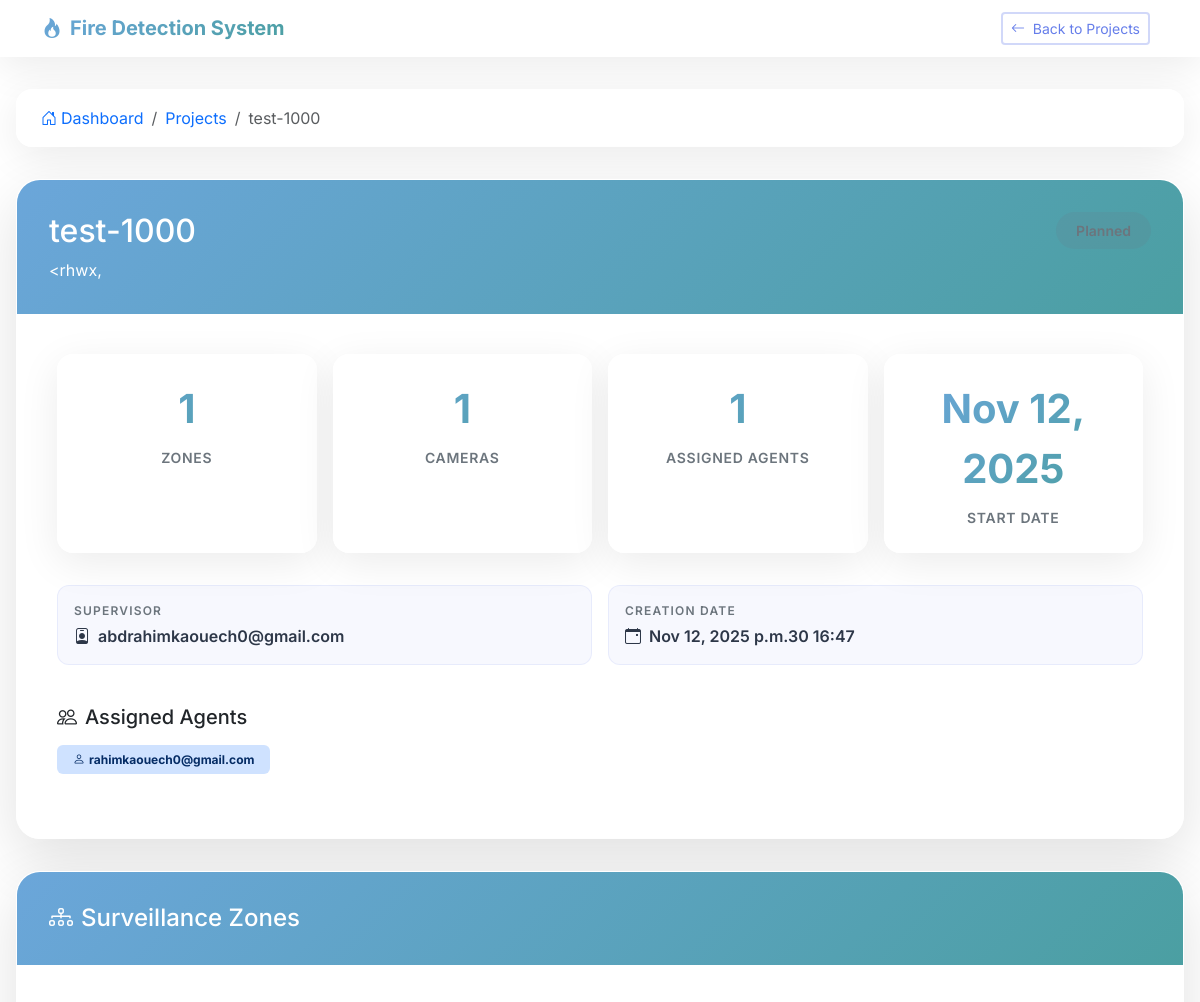
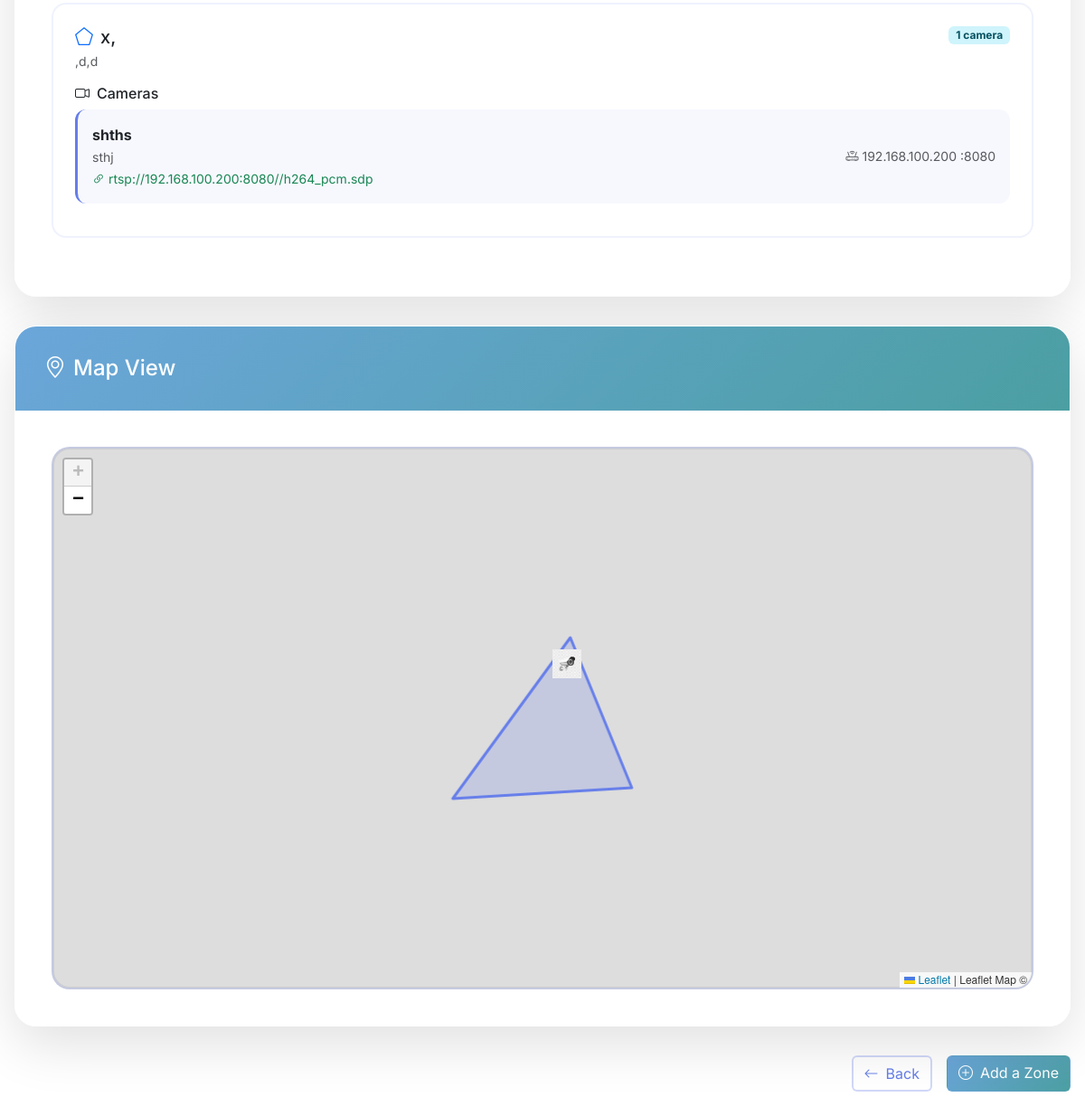
Page /projects/12/ (signed in) on the committed database (2 pictures, top to bottom).
### projects/models.py (models this page shows, shortened)
class Project(models.Model):
    STATUS_CHOICES = [
        ('planned', 'Planned'),
        ('in_progress', 'In Progress'),
        ('completed', 'Completed'),
        ('cancelled', 'Cancelled'),
    ]
    name = models.CharField(max_length=200)
    description = models.TextField(blank=True)
    start_date = models.DateField()  # ← CE CHAMP DOIT EXISTER
    created_at = models.DateTimeField(auto_now_add=True)
    status = models.CharField(max_length=20, choices=STATUS_CHOICES, default='planned')
    supervisor = models.ForeignKey(
        CustomUser,
        on_delete=models.CASCADE,
        limit_choices_to={'user_type': CustomUser.USER_TYPE_SUPERVISOR},
        related_name='supervised_projects'
    )
    assigned_agents = models.ManyToManyField(
        AgentProfile,
        related_name='assigned_projects',
        blank=True
    )
    class Meta:
        ordering = ['-created_at']
        verbose_name = "Project"
        verbose_name_plural = "Projects"

class Zone(models.Model):
    Zone_ID = models.AutoField(primary_key=True)
    name_zone = models.CharField(max_length=100)
    coords_polys = models.JSONField(null=True, blank=True)
    description_zone = models.TextField(null=True, blank=True)
    name_project = models.ForeignKey(Project, on_delete=models.CASCADE, related_name='zones')

class Cam(models.Model):
    cam_ID = models.AutoField(primary_key=True)
    name_cam = models.CharField(max_length=100)
    coords_cam = models.JSONField(null=True, blank=True)
    adresse_cam = models.GenericIPAddressField(null=True, blank=True)
    num_port = models.PositiveIntegerField(null=True,blank=True,
    validators=[MinValueValidator(1), MaxValueValidator(65535)])
    rest_de_path = models.CharField(max_length=200, null=True, blank=True)
    description_cam = models.TextField(null=True, blank=True)
    custom_url = models.TextField(null=True, blank=True)
    is_full_rtsp_url = models.BooleanField(default=False)
    name_zone = models.ForeignKey(Zone, on_delete=models.CASCADE, related_name='cameras')
    @property
    def rtsp_url(self):
        if self.is_full_rtsp_url and self.custom_url:
            return self.custom_url
        if self.adresse_cam and self.num_port and self.rest_de_path:
            return f"rtsp://{self.adresse_cam}:{self.num_port}/{self.rest_de_path}"
        return None

### accounts/models.py (models this page shows, shortened)
class CustomUser(AbstractUser):
	username = None
	email = models.EmailField('email address', unique=True)
	USER_TYPE_ADMIN = 'admin'
	USER_TYPE_SUPERVISOR = 'supervisor'
	USER_TYPE_AGENT = 'agent'
	USER_TYPE_CHOICES = [
		(USER_TYPE_ADMIN, 'Admin'),
		(USER_TYPE_SUPERVISOR, 'Supervisor'),
		(USER_TYPE_AGENT, 'Agent'),
	]
	user_type = models.CharField(max_length=20, choices=USER_TYPE_CHOICES, default=USER_TYPE_AGENT)
	USERNAME_FIELD = 'email'
	REQUIRED_FIELDS = []  # email is required by USERNAME_FIELD
	objects = CustomUserManager()

### agents/models.py (models this page shows, shortened)
class AgentProfile(models.Model):
    user = models.OneToOneField(
        CustomUser,
        on_delete=models.CASCADE,
        limit_choices_to={'user_type': CustomUser.USER_TYPE_AGENT}
    )
    phone_number = models.CharField(max_length=20, blank=True)
    address = models.TextField(blank=True)
    hire_date = models.DateField(auto_now_add=True)
    is_active = models.BooleanField(default=True)

### projects/views.py (the view)
# urls.py: path('<int:project_id>/', views.project_detail, name='project_detail'),
@login_required
def project_detail(request, project_id):
    if request.user.user_type != CustomUser.USER_TYPE_SUPERVISOR:
        return HttpResponseForbidden("Access denied")
    project = get_object_or_404(Project, id=project_id, supervisor=request.user)
    zones = Zone.objects.filter(name_project=project).prefetch_related('cameras')
    total_cameras = sum(zone.cameras.count() for zone in zones)
    zones_data = []
    for zone in zones:
        cameras_data = []
        for cam in zone.cameras.all():
            cameras_data.append({
                'cam': cam,
                'coords_json': json.dumps(cam.coords_cam) if cam.coords_cam else 'null'
            })
        zones_data.append({
            'zone': zone,
            'coords_json': json.dumps(zone.coords_polys) if zone.coords_polys else 'null',
            'cameras_data': cameras_data
        })
    return render(request, 'projects/project_detail.html', {
        'project': project,
        'zones_data': zones_data,
        'zones': zones,
        'total_cameras': total_cameras
    })

### projects/templates/projects/project_detail.html (shortened to what this page needs)
<!DOCTYPE html>
<html lang="fr">
<head>
    <link href="https://cdn.jsdelivr.net/npm/bootstrap@5.3.3/dist/css/bootstrap.min.css" rel="stylesheet">
    <link href="https://cdn.jsdelivr.net/npm/bootstrap-icons@1.11.3/font/bootstrap-icons.css" rel="stylesheet">
    <link rel="stylesheet" href="https://unpkg.com/leaflet@1.9.3/dist/leaflet.css">
</head>
<body>
    <nav class="navbar navbar-expand-lg navbar-custom">
        <div class="container">
            <a class="navbar-brand" href="{% url 'supervisor_dashboard' %}">
                <i class="bi bi-fire me-2"></i>Fire Detection System
            </a>
            <div class="navbar-nav ms-auto">
                <a href="{% url 'projects:project_list' %}" class="btn btn-outline-modern btn-sm me-2">
                        <i class="bi bi-arrow-left me-1"></i> Back to Projects
                </a>
            </div>
        </div>
    </nav>
    <div class="main-container">
        <div class="breadcrumb-modern">
            <div class="d-flex justify-content-between align-items-center flex-wrap gap-3">
                <nav aria-label="breadcrumb">
                    <ol class="breadcrumb mb-0">
                        <li class="breadcrumb-item">
                            <a href="{% url 'supervisor_dashboard' %}" class="text-decoration-none">
                                <i class="bi bi-house-door me-1"></i>Dashboard
                            </a>
                        </li>
                        <li class="breadcrumb-item">
                            <a href="{% url 'projects:project_list' %}" class="text-decoration-none">Projects</a>
                        </li>
                        <li class="breadcrumb-item active">{{ project.name }}</li>
                    </ol>
                </nav>
            </div>
        </div>
        <div class="card card-modern">
            <div class="card-header card-header-modern">
                <div class="d-flex justify-content-between align-items-start flex-wrap gap-3">
                    <div>
                        <h1 class="h2 mb-2">{{ project.name }}</h1>
                        <p class="mb-0 opacity-90">{{ project.description|default:"No description" }}</p>
                    </div>
                    <span class="badge-status badge-{{ project.status }}">
                    </span>
                </div>
            </div>
            <div class="card-body card-body-modern">
                <div class="stats-grid">
                    <div class="stat-card">
                        <div class="stat-number">{{ zones|length }}</div>
                        <div class="stat-label">Zones</div>
                    </div>
                    <div class="stat-card">
                        <div class="stat-number">{{ total_cameras }}</div>
                        <div class="stat-label">Cameras</div>
                    </div>
                    <div class="stat-card">
                        <div class="stat-number">{{ project.assigned_agents.count }}</div>
                        <div class="stat-label">Assigned Agents</div>
                    </div>
                    <div class="stat-card">
                        <div class="stat-number">{{ project.start_date|date:"M d, Y" }}</div>
                        <div class="stat-label">Start Date</div>
                    </div>
                </div>
                <div class="row g-3 mb-4">
                    <div class="col-md-6">
                        <div class="info-item">
                            <div class="info-label">Supervisor</div>
                            <div class="info-value">
                                <i class="bi bi-person-badge me-2"></i>{{ project.supervisor.email }}
                            </div>
                        </div>
                    </div>
                    <div class="col-md-6">
                        <div class="info-item">
                            <div class="info-label">Creation Date</div>
                            <div class="info-value">
                                <i class="bi bi-calendar-event me-2"></i>{{ project.created_at|date:"M d, Y at H:i" }}
                            </div>
                        </div>
                    </div>
                </div>
                {% if project.assigned_agents.all %}
                <div class="mb-4">
                        <h5 class="mb-3">
                        <i class="bi bi-people me-2"></i>Assigned Agents
                    </h5>
                    <div class="d-flex flex-wrap gap-2">
                        {% for agent in project.assigned_agents.all %}
                            <span class="badge bg-primary-subtle text-primary-emphasis px-3 py-2">
                                <i class="bi bi-person me-1"></i>{{ agent.user.email }}
                            </span>
                        {% endfor %}
                    </div>
                </div>
                {% endif %}
            </div>
        </div>
        {% if zones_data %}
        <div class="card card-modern">
            <div class="card-header card-header-modern">
                <h2 class="h4 mb-0">
                    <i class="bi bi-diagram-3 me-2"></i>Surveillance Zones
                </h2>
            </div>
            <div class="card-body card-body-modern">
                {% for zone_data in zones_data %}
                <div class="zone-card">
                    <div class="d-flex justify-content-between align-items-start mb-3">
                        <div>
                            <h5 class="mb-1">
                                <i class="bi bi-pentagon me-2 text-primary"></i>{{ zone_data.zone.name_zone }}
                            </h5>
                            {% if zone_data.zone.description_zone %}
                                <p class="text-muted mb-0 small">{{ zone_data.zone.description_zone }}</p>
                            {% endif %}
                        </div>
                        <span class="badge bg-info-subtle text-info-emphasis">
                            {{ zone_data.cameras_data|length }} camera{{ zone_data.cameras_data|length|pluralize }}
                        </span>
                    </div>
                    {% if zone_data.cameras_data %}
                    <div class="mt-3">
                        <h6 class="mb-2">
                            <i class="bi bi-camera-video me-2"></i>Cameras
                        </h6>
                        {% for cam_data in zone_data.cameras_data %}
                        <div class="camera-item">
                            <div class="d-flex justify-content-between align-items-center">
                                <div>
                                    <strong>{{ cam_data.cam.name_cam }}</strong>
                                    {% if cam_data.cam.description_cam %}
                                        <br><small class="text-muted">{{ cam_data.cam.description_cam }}</small>
                                    {% endif %}
                                    {% if cam_data.cam.rtsp_url %}
                                        <br><small class="text-success">
                                            <i class="bi bi-link-45deg me-1"></i>{{ cam_data.cam.rtsp_url|truncatechars:50 }}
                                        </small>
                                    {% endif %}
                                </div>
                                <div class="text-end">
                                    {% if cam_data.cam.adresse_cam %}
                                        <small class="text-muted d-block">
                                            <i class="bi bi-router me-1"></i>{{ cam_data.cam.adresse_cam }}
                                            {% if cam_data.cam.num_port %}:{{ cam_data.cam.num_port }}{% endif %}
                                        </small>
                                    {% endif %}
                                </div>
                            </div>
                        </div>
                        {% endfor %}
                    </div>
                    {% else %}
                    <p class="text-muted mb-0">
                        <i class="bi bi-info-circle me-2"></i>No cameras assigned to this zone
                    </p>
                    {% endif %}
                </div>
                {% endfor %}
            </div>
        </div>
        {% endif %}
        {% if zones_data %}
        <div class="card card-modern">
            <div class="card-header card-header-modern">
                <h2 class="h4 mb-0">
                    <i class="bi bi-geo-alt me-2"></i>Map View
                </h2>
            </div>
            <div class="card-body card-body-modern">
                <div id="map"></div>
            </div>
        </div>
        {% endif %}
        <div class="d-flex gap-3 justify-content-end">
            <a href="{% url 'projects:project_list' %}" class="btn btn-outline-modern">
                <i class="bi bi-arrow-left me-2"></i>Back
            </a>
            {% if zones %}
                <a href="{% url 'projects:add_zone' project.id %}" class="btn btn-primary-modern">
                    <i class="bi bi-plus-circle me-2"></i>Add a Zone
                </a>
            {% endif %}
        </div>
    </div>
</body>
</html>

### rows in the picture
Project: name "test-1000", description "<rhwx,", assigned_agents.count "1", start_date "Nov 12, 2025", supervisor.email "abdrahimkaouech0@gmail.com", created_at "Nov 12, 2025 p.m.30 16:47"
AgentProfile: user.email "rahimkaouech0@gmail.com"
Zone: zone.name_zone "x,", zone.description_zone ",d,d", cameras_data|length "1"
Cam: cam.name_cam "shths", cam.description_cam "sthj", cam.rtsp_url "rtsp://192.168.100.200:8080//h264_pcm.sdp", cam.adresse_cam "192.168.100.200", cam.num_port "8080"

### other values in the picture
{{ zones|length }} "1"
{{ total_cameras }} "1"
